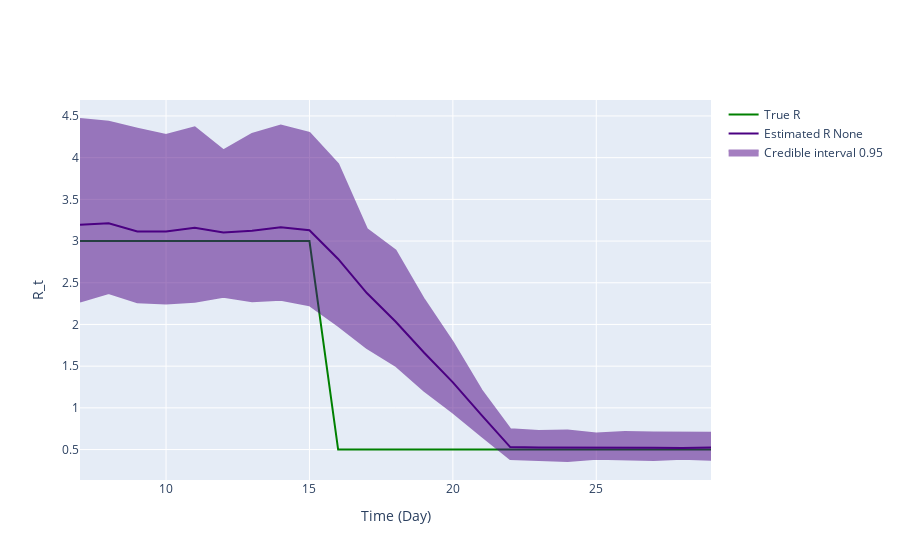

Write notebook code for a chart like this one.
### Markdown cell above
## Inference plot using class method results

### Code cell
fig = ReproductionNumberPlot()

fig.add_ground_truth_rt(ground_truth)
fig.add_interval_rt(new_intervals)

fig.update_labels(time_label='Time (Day)', r_label='R_t')

fig.show_figure()

### Figure 1 — Plotly figure (JSON) as saved in the notebook; plotly's stock layout.template omitted (floating-point values rounded to 4 significant figures)
{"data": [{"line": {"color": "green"}, "mode": "lines", "name": "True R", "type": "scatter", "x": [7, 8, 9, 10, 11, 12, 13, 14, 15, 16, 17, 18, 19, 20, 21, 22, 23, 24, 25, 26, 27, 28, 29], "y": [3, 3, 3, 3, 3, 3, 3, 3, 3, 0.5, 0.5, 0.5, 0.5, 0.5, 0.5, 0.5, 0.5, 0.5, 0.5, 0.5, 0.5, 0.5, 0.5]}, {"line": {"color": "indigo"}, "mode": "lines", "name": "Estimated R None", "type": "scatter", "x": [7, 8, 9, 10, 11, 12, 13, 14, 15, 16, 17, 18, 19, 20, 21, 22, 23, 24, 25, 26, 27, 28, 29], "y": [3.195, 3.212, 3.115, 3.116, 3.159, 3.101, 3.125, 3.165, 3.13, 2.786, 2.376, 2.035, 1.661, 1.306, 0.9123, 0.5298, 0.5249, 0.522, 0.5243, 0.5203, 0.5208, 0.5196, 0.5247]}, {"fill": "toself", "fillcolor": "indigo", "line": {"color": "indigo"}, "mode": "lines", "name": "Credible interval 0.95", "opacity": 0.5, "showlegend": true, "type": "scatter", "x": [7, 8, 9, 10, 11, 12, 13, 14, 15, 16, 17, 18, 19, 20, 21, 22, 23, 24, 25, 26, 27, 28, 29, 29, 28, 27, 26, 25, 24, 23, 22, 21, 20, 19, 18, 17, 16, 15, 14, 13, 12, 11, 10, 9, 8, 7], "y": [4.464, 4.431, 4.347, 4.271, 4.363, 4.087, 4.284, 4.385, 4.298, 3.922, 3.145, 2.887, 2.298, 1.786, 1.21, 0.7439, 0.7213, 0.7293, 0.6918, 0.7096, 0.7049, 0.7003, 0.7002, 0.3773, 0.3903, 0.376, 0.3821, 0.3891, 0.3626, 0.3795, 0.3878, 0.6626, 0.9446, 1.205, 1.507, 1.719, 1.985, 2.231, 2.297, 2.279, 2.333, 2.273, 2.252, 2.265, 2.378, 2.274]}], "layout": {"hovermode": "x unified", "xaxis": {"title": {"text": "Time (Day)"}}, "yaxis": {"title": {"text": "R_t"}}}}
